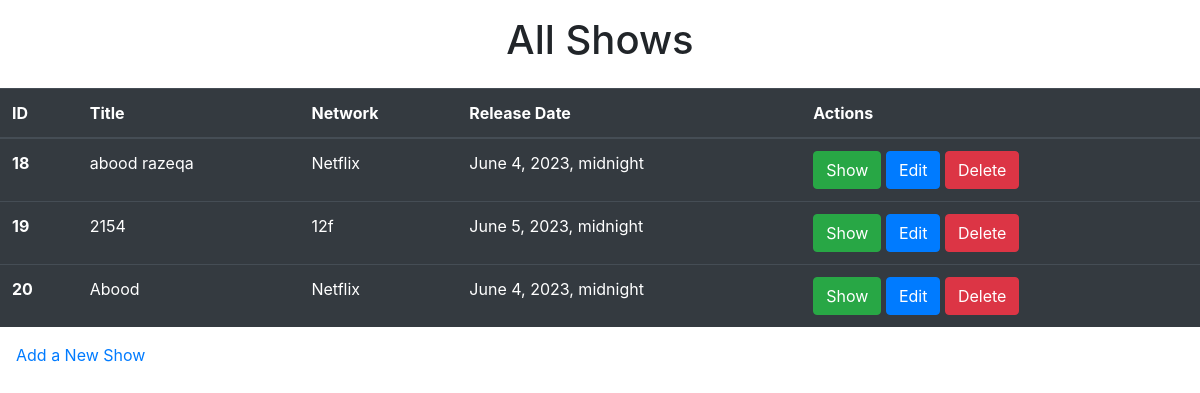
The page / on the database its author committed.
### TV_Shows_app/models.py (models this page shows)
class Show(models.Model):
    title = models.CharField(max_length=255)
    Network = models.CharField(max_length=255)
    release_date = models.DateTimeField()
    description = models.TextField()
    created_at = models.DateTimeField(auto_now_add=True)
    updated_at = models.DateTimeField(auto_now=True)
    objects = ShowManager()

### TV_Shows_app/views.py (the view)
# urls.py: path('', views.index),
def index(request):
    context = {
        "all_the_shows": Show.objects.all()
    }
    return render(request, "shows.html", context)

### TV_Shows_app/templates/shows.html (shortened to what this page needs)
<!DOCTYPE html>
<html lang="en">
  <head>
    <link
      rel="stylesheet"
      href="https://cdn.jsdelivr.net/npm/bootstrap@4.3.1/dist/css/bootstrap.min.css"
    />
  </head>
  <body>
    <h1 class="text-center p-3">All Shows</h1>
    <table class="table table-dark">
      <thead>
        <tr>
          <th scope="col">ID</th>
          <th scope="col">Title</th>
          <th scope="col">Network</th>
          <th scope="col">Release Date</th>
          <th scope="col">Actions</th>
        </tr>
      </thead>
      <tbody>
        {% for show in all_the_shows %}
        <tr>
          <th scope="row">{{show.id}}</th>
          <td>{{show.title}}</td>
          <td>{{show.Network}}</td>
          <td>{{show.release_date}}</td>
          <td>
            <a href="view_show/{{show.id}}" class="btn btn-success">Show </a>
            <a href="view_edit/{{show.id}}" class="btn btn-primary"> Edit </a>
            <a href="delete_show/{{show.id}}" class="btn btn-danger">Delete </a>
          </td>
        </tr>
        {% endfor %}
      </tbody>
    </table>
    <a class="p-3" href="view_create_show">Add a New Show </a>
  </body>
</html>

### rows shown on the page
Show: id "18", title "abood razeqa", Network "Netflix", release_date "June 4, 2023, midnight"
Show: id "19", title "2154", Network "12f", release_date "June 5, 2023, midnight"
Show: id "20", title "Abood", Network "Netflix", release_date "June 4, 2023, midnight"
